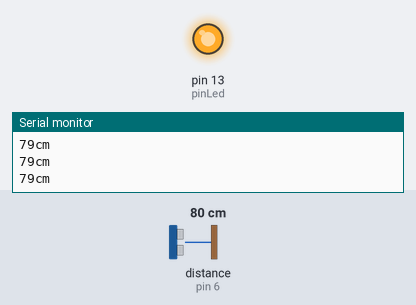
The sketch below on a simulated Arduino Uno, built with avr-gcc and run on an emulated ATmega328P. Parts: output pins drawn as LEDs (lit = HIGH), the last lines printed to the serial monitor. The test bench sets the inputs (shaded band); at power-on: distance to the obstacle (sensor on pin 6) 80 cm. The echo pulse lasts 58.3 µs per cm; pins used as bus, display or sensor lines are not drawn.

Above: at 1.2 s.
1.3 s: distance to the obstacle (sensor on pin 6) set to 200 cm
2.8 s: distance to the obstacle (sensor on pin 6) set to 206 cm
At 3.6 s:
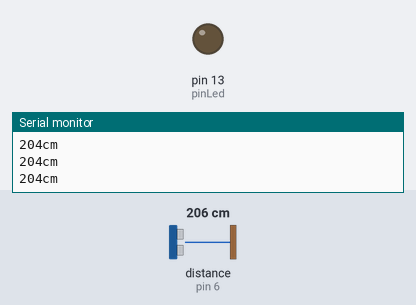
4.3 s: distance to the obstacle (sensor on pin 6) set to 2 cm
At 4.8 s:
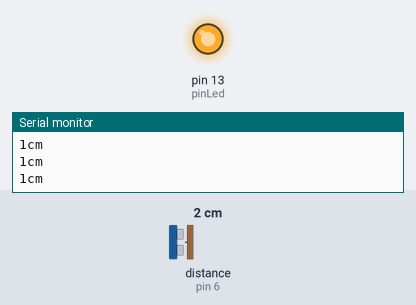
5.9 s: distance to the obstacle (sensor on pin 6) set to 250 cm
At 6.9 s:
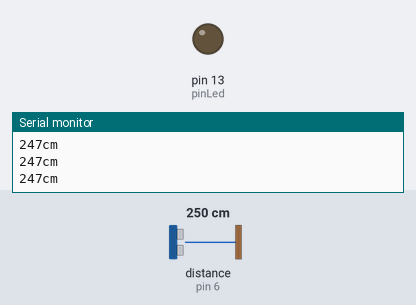
Timing chart, 0 to 8.4 s (numbered marks = the images above; inputs shaded):
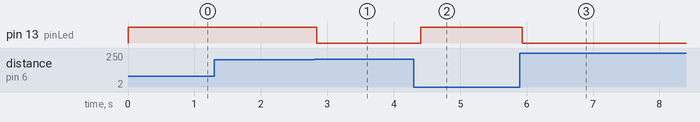

The sketch:

sketch_sensor_Ultrasonic.ino
```cpp
const int pinLed = 13;
const int pinPing = 7;
const int pinEcho = 6;

void setup() {
  Serial.begin(9600);
  pinMode(pinLed,OUTPUT);
  }

void loop() {
 long duration;
 long cm;

 pinMode(pinPing, OUTPUT);
 digitalWrite(pinPing, LOW);
 delayMicroseconds(2);
 digitalWrite(pinPing, HIGH);
 delayMicroseconds(10);
 digitalWrite(pinPing, LOW);

  pinMode(pinEcho, INPUT);
  duration = pulseIn(pinEcho,HIGH);
  cm = microsecondstoCentimeters(duration);

  if (cm <= 200){
    digitalWrite(pinLed,HIGH);
  }
  else{
    digitalWrite(pinLed,LOW);
  }
  Serial.print(cm);
  Serial.print("cm");
  Serial.println();

  delay(100);
  }

  long microsecondstoCentimeters(long microseconds){
    return microseconds*0.034/2;
  }
```

Measured:
- the behaviour switches between 202 and 203 cm on distance to the obstacle (sensor on pin 6) (found by bisection; images 0 and 1)
- after the input at 2.8 s, pin 13 (pinLed): HIGH → LOW at once
- after the input at 4.3 s, pin 13 (pinLed): LOW → HIGH after 0.11 s
- after the input at 5.9 s, pin 13 (pinLed): HIGH → LOW at once
